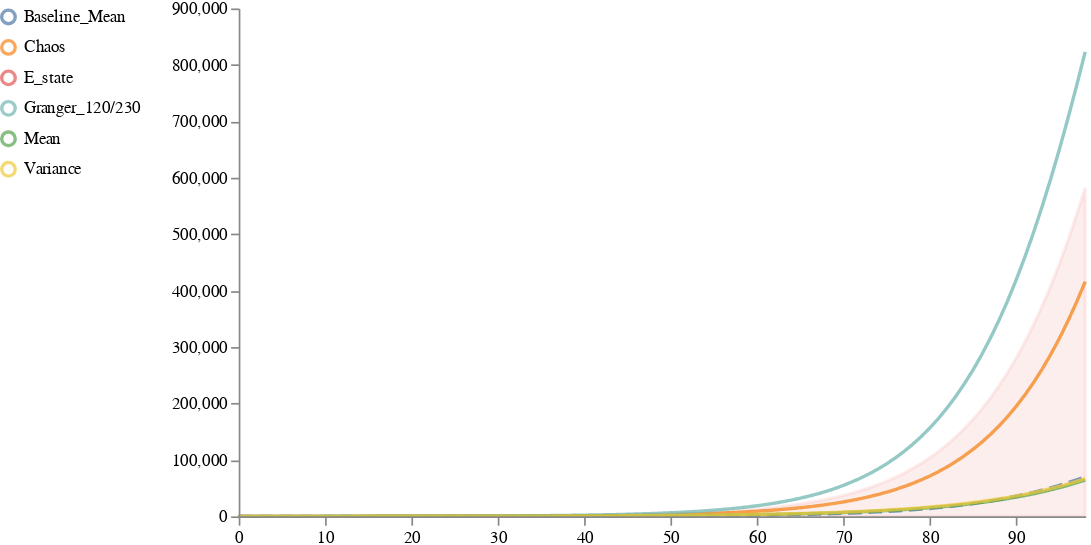
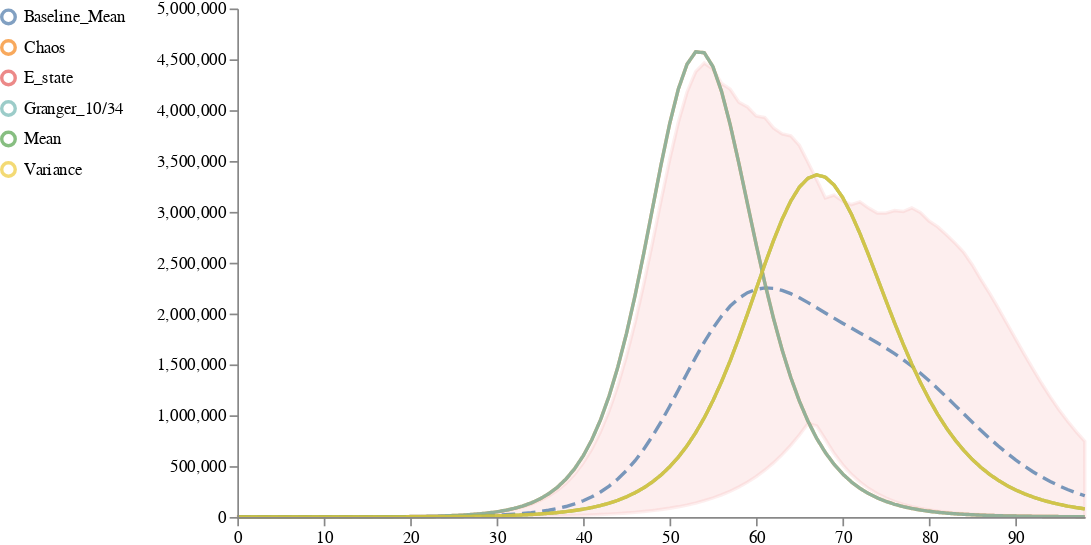
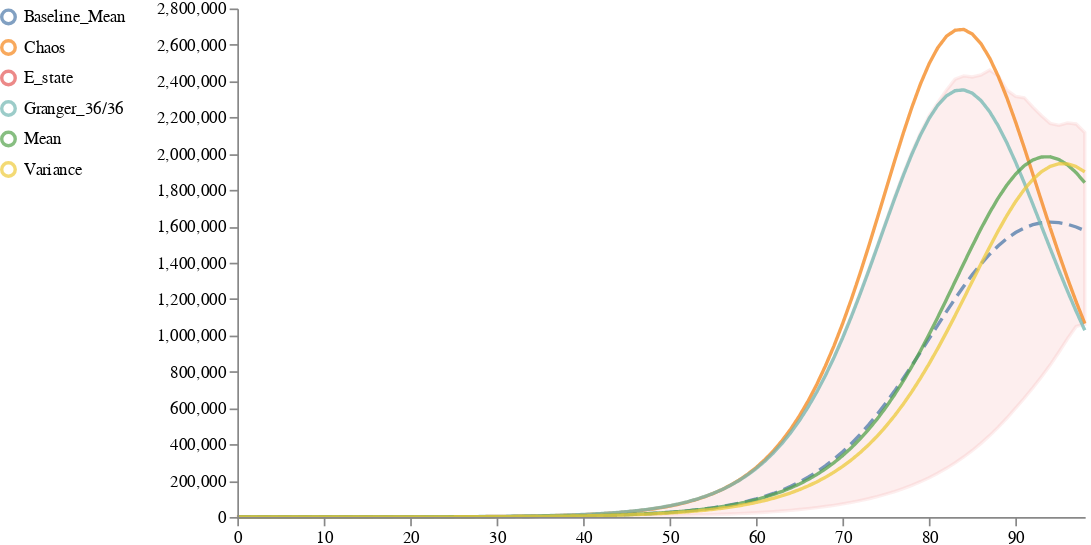

The notebook cell these images were saved under, in order:
### Markdown cell above
## Sample the model

### Code cell
import numpy as np
name = "wide_pyciemms"
def save_result(data, name, ref_ext):
    """Save new reference files"""
    _output_root = 'output'
    mode = "w" if ref_ext == "svg" else "wb"
    with open(os.path.join(_output_root, f"{name}.{ref_ext}"), mode) as f:
        f.write(data)

result1 = pyciemss.sample(model1, end_time, logging_step_size, num_samples, start_time=start_time)
kmean = True
n_clusters = 3
distribution = result1["data"][['timepoint_id', 'sample_id', "E_state"]]

#change kmean here to use clustering
examplary_line, trajectory_dict = pyciemss.visuals.trajectories.select_traces(distribution, kmean= kmean, n_clusters = n_clusters, select_by_list = ['mean', 'granger', "variance", 'chaos'])


for cluster in list(np.unique(examplary_line['cluster'])): 
        cluster_sample_id = trajectory_dict[cluster.lower()]['cluster_sample_id']  
        cluster_distribution =  distribution[distribution["sample_id"].isin(cluster_sample_id)]
        cluster_distribution = cluster_distribution.reset_index()
        print(len(cluster_sample_id))
        # get examplary lines form that cluster
        current_cluster_df = examplary_line[examplary_line['cluster'] == cluster]
        current_cluster_df = current_cluster_df.reset_index()

        # get right format to use as traces
        examplary_lines_pivot = current_cluster_df[['examplary_line', 'mean_trajectory', 'timepoint', 'select_by']].pivot_table(
        values="examplary_line", index = ["timepoint", 'mean_trajectory'], columns="select_by")
        examplary_lines_pivot = examplary_lines_pivot.reset_index()
        examplary_lines_pivot = examplary_lines_pivot.rename(columns = {'mean_trajectory': 'Baseline_Mean'})

        # plot the traces along with the baselines
        schema = plots.trajectories(cluster_distribution[['timepoint_id', 'sample_id', 'E_state']], traces = examplary_lines_pivot)
        path = "{}_{}".format(name, cluster)
        image = plots.ipy_display(schema, format="PNG").data
        save_result(image, path, "png")
        plots.ipy_display(schema, format="interactive")
